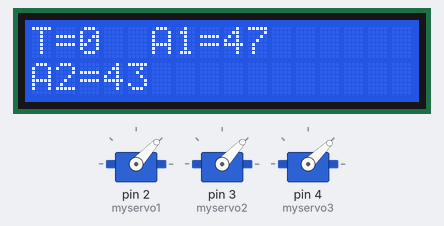
Bench run of a sketch on a simulated Arduino Uno, built with avr-gcc and run on an emulated ATmega328P. Parts: 3 × servo, 16×2 character LCD.

Above: at 0.22 s.
At 5.12 s:
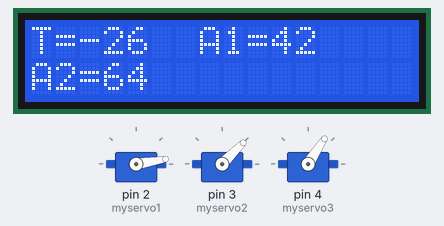
At 10.02 s:
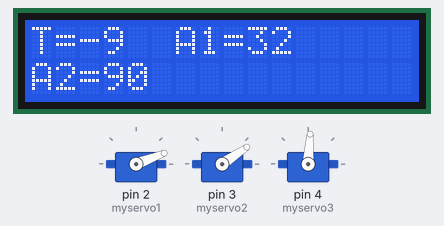
At 19.83 s:
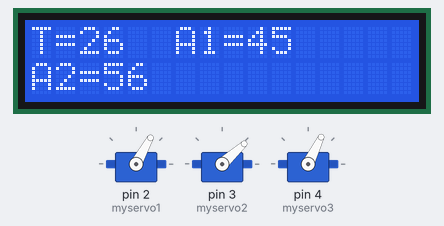
At 28.73 s:
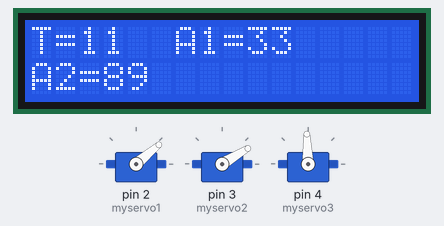
At 39.44 s:
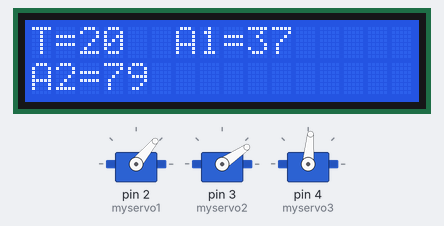
Timing chart, 0 to 40.0 s (numbered marks = the images above):
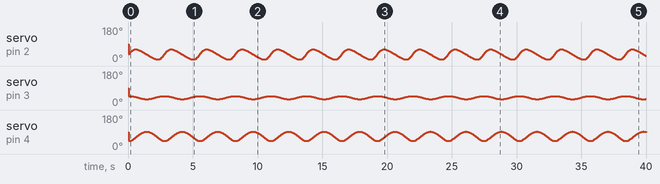

The sketch:

3servoRoboticArm.ino
```cpp
/* 3 servo robotic arm
   drawing a circle

*/

#include <Servo.h>
#include <math.h>
#include <LiquidCrystal.h>
Servo myservo1;
Servo myservo2;
Servo myservo3;

// Display configuration
const int rs = 10, en = 12, d4 = 6, d5 = 7, d6 = 8, d7 = 9;
LiquidCrystal lcd(rs, en, d4, d5, d6, d7);

// Robotic Arm Parameters
double delta = 0.049087385;     // angle increments
double r = 5;                   // circle radius
double P = 11.5;                // arm lenght
double Q = 14.5;                // forearm length
int y = 8;                      // distance to circle
double alfa = 0;
void setup() {
  randomSeed(analogRead(0));
  myservo1.attach(2);
  myservo2.attach(3);
  myservo3.attach(4);
  lcd.begin(16,2);
  lcd.print("Servo using LIB");
}
unsigned int angle = 0;
unsigned int count =0;
String data;
void loop() {
  double K = r*cos(alfa);
  double L = sqrt(square(y+r-K)+square(r*sin(alfa)));
  double teta = asin(r*sin(alfa)/L);
  int TETA = teta*180/M_PI*1.2;
  lcd.clear();
  //-----------------
  double H = sqrt( square(L)+36);
  double a1 = acos((square(P)+square(H)-square(Q))/(2*P*H));
  double a3 = acos(L/H);
  a1 = a1 - a3;
  int A1 = a1*180/M_PI;
  data = "T="+String(TETA)+"  A1="+String(A1);
  lcd.print(data);
  lcd.setCursor(0, 1);
  double a2 = acos((square(P)+square(Q)-square(H))/(2*P*Q));
  int A2 = a2*180/M_PI;
  data = "A2="+String(A2);
  lcd.print(data);

  myservo1.write(TETA+35);
  myservo2.write(A1);
  myservo3.write(A2);
  delay(15);
  alfa = alfa + delta;
  if(alfa>2*M_PI){ alfa = 0;}

}
```
